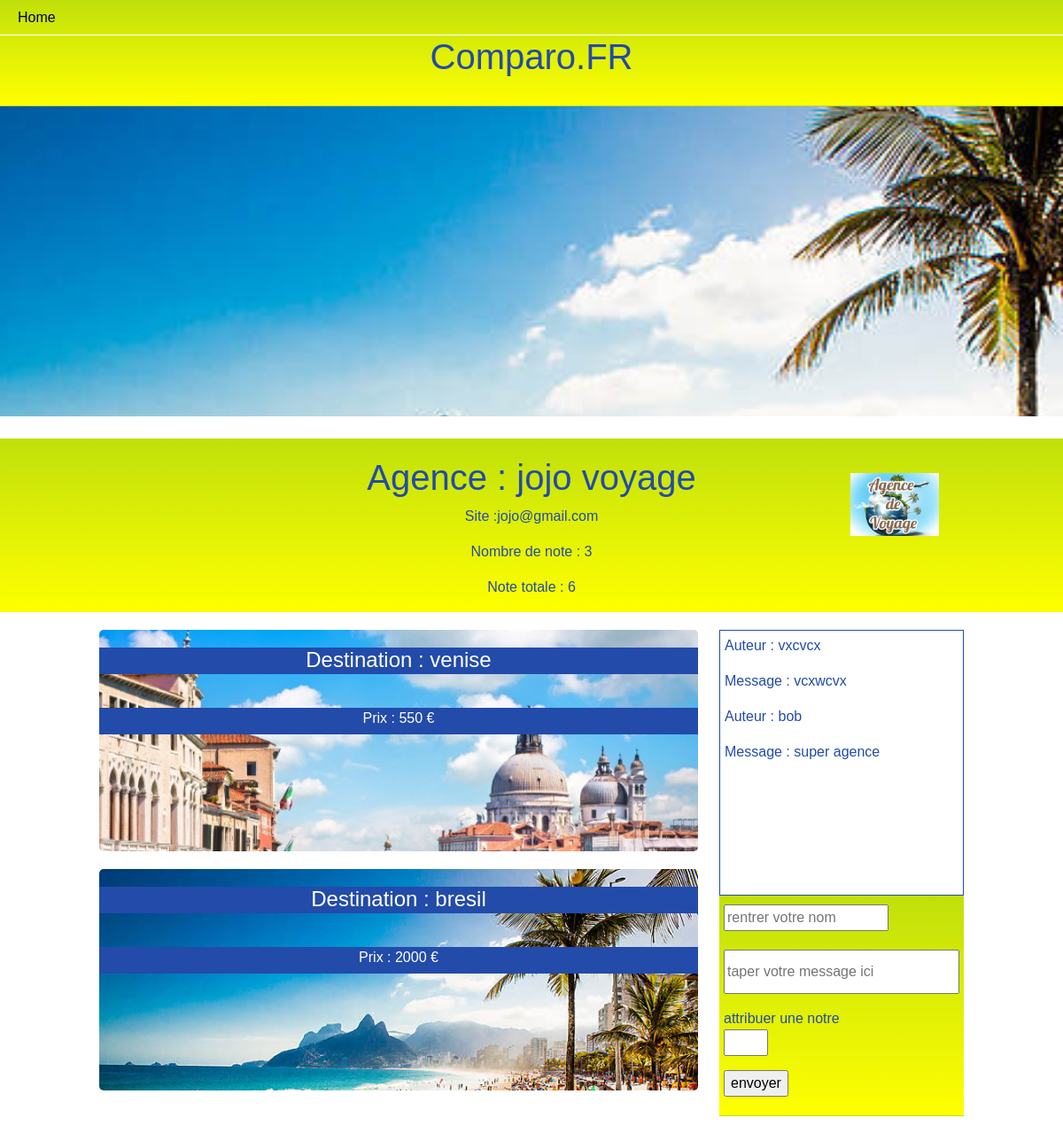
Page /tourop.php?id=2 on the committed database.
### tables this page shows
CREATE TABLE IF NOT EXISTS `tour_operator` (
  `id` int NOT NULL AUTO_INCREMENT,
  `name` varchar(255) NOT NULL,
  `link` varchar(255) NOT NULL,
  `grade_count` int NOT NULL DEFAULT '0',
  `grade_total` int NOT NULL DEFAULT '0',
  `is_premium` tinyint(1) NOT NULL DEFAULT '0',
  `image` varchar(255) DEFAULT NULL,
  PRIMARY KEY (`id`)
);

CREATE TABLE IF NOT EXISTS `destination` (
  `id` int NOT NULL AUTO_INCREMENT,
  `location` varchar(255) NOT NULL,
  `price` int NOT NULL,
  `tour_operator_id` int NOT NULL,
  `image` varchar(255) NOT NULL,
  PRIMARY KEY (`id`)
);

CREATE TABLE IF NOT EXISTS `review` (
  `id` int NOT NULL,
  `message` varchar(255) NOT NULL,
  `author` varchar(255) NOT NULL,
  `tour_operator_id` int NOT NULL
);

### repository/Manager.php (called while the page is built, shortened)
<?php
class Manager
{
    private PDO $db;
    public function setDb($db)
    {
        $this->db = $db;
        return $this;
    }
    public function getReviewsByTourOperatorId(int $tourOperatorId)
    {
        $sql = 'SELECT * FROM review WHERE tour_operator_id = :tour_operator_id';
        $stmt = $this->db->prepare($sql);
        $stmt->bindParam(':tour_operator_id', $tourOperatorId, PDO::PARAM_INT);
        $stmt->execute();
        $reviews = [];
        while ($row = $stmt->fetch(PDO::FETCH_ASSOC)) {
            $review = new Review($row);
            $reviews[] = $review;
        }
        return $reviews;
    }
    public function getTourOperatorById($operatorId)
    {
        $query = 'SELECT * FROM tour_operator WHERE id = :operatorId';
        $stmt = $this->db->prepare($query);
        $stmt->bindParam(':operatorId', $operatorId, PDO::PARAM_INT);
        $stmt->execute();
        $tourOperatorData = $stmt->fetch(PDO::FETCH_ASSOC);
        if ($tourOperatorData) {
            return new TourOperateur($tourOperatorData);
        } else {
            return null;
        }
    }
    public function getDestinationsByTourOperatorId($tourOperatorId)
    {
        $query = 'SELECT * FROM destination WHERE tour_operator_id  = :id';
        $stmt = $this->db->prepare($query);
        $stmt->bindParam(':id', $tourOperatorId, PDO::PARAM_STR);
        $stmt->execute();
        $destinationsData = $stmt->fetchAll(PDO::FETCH_ASSOC);
        $destinations = [];
        if ($destinationsData) {
            foreach ($destinationsData as $destinationData) {
                $destinations[] = new Destination($destinationData);
            }
            return $destinations;
        } else {
            return null;
        }
    }
}

### entity/TourOperateur.php (called while the page is built, shortened)
<?php
Class TourOperateur
{
    private int $id;
    private string $name;
    private string $link;
    private int $grade_count;
    private int $grade_total;
    private string $image;
    public function getId()
    {
        return $this->id;
    }
    public function setId($id)
    {
        $this->id = $id;
        return $this;
    }
    public function getName()
    {
        return $this->name;
    }
    public function setName($name)
    {
        $this->name = $name;
        return $this;
    }
    public function getLink()
    {
        return $this->link;
    }
    public function setLink($link)
    {
        $this->link = $link;
        return $this;
    }
    public function getGrade_count()
    {
        return $this->grade_count;
    }
    public function setGrade_count($grade_count)
    {
        $this->grade_count = $grade_count;
        return $this;
    }
    public function getGrade_total()
    {
        return $this->grade_total;
    }
    public function setGrade_total($grade_total)
    {
        $this->grade_total = $grade_total;
        return $this;
    }
    public function setIs_premium($is_premium)
    {
        return $this;
    }
    public function getImage()
    {
        return $this->image;
    }
    public function setImage($image)
    {
        $this->image = $image;
        return $this;
    }
}
?>

### entity/Destination.php (called while the page is built, shortened)
<?php
class Destination
{
    private $location;
    private $price;
    private $image;
    public function setId($id)
    {
        return $this;
    }
    public function getLocation()
    {
        return $this->location;
    }
    public function setLocation($location)
    {
        $this->location = $location;
        return $this;
    }
    public function getPrice()
    {
        return $this->price;
    }
    public function setPrice($price)
    {
        $this->price = $price;
        return $this;
    }
    public function setTour_operator_id($tour_operator_id)
    {
        return $this;
    }
    public function getImage()
    {
        return $this->image;
    }
    public function setImage($image)
    {
        $this->image = $image;
        return $this;
    }
}

### entity/Review.php (called while the page is built, shortened)
<?php
    class Review
    {
        private string $message;
        private string $author;
        public function setTour_operator_id($tour_operator_id)
        {
                return $this;
        }
        public function getAuthor()
        {
                return $this->author;
        }
        public function setAuthor($author)
        {
                $this->author = $author;
                return $this;
        }
        public function getMessage()
        {
                return $this->message;
        }
        public function setMessage($message)
        {
                $this->message = $message;
                return $this;
        }
        public function setId($id)
        {
                return $this;
        }
    }

### tourop.php (the view, shortened to what this page needs)
<?php
require_once("./utils/connexion.php");
$manager = new Manager($bdd);
if (isset($_GET['id']) && !empty($_GET['id'])) {
    $tourOperatorId = $_GET['id'];
} else {
}
$reviews = $manager->getReviewsByTourOperatorId($tourOperatorId);
$tourOperator = $manager->getTourOperatorById($tourOperatorId);
?>
<!DOCTYPE html>
<html lang="en">
<head>
    <link href="https://cdn.jsdelivr.net/npm/bootstrap@5.3.1/dist/css/bootstrap.min.css" rel="stylesheet">
    <link rel="stylesheet" href="css/tourop.css">
</head>
<body>
    <header>
        <nav class="navbar navbar-expand-lg">
            <div class="container-fluid">
                <div class="collapse navbar-collapse" id="navbarSupportedContent">
                    <ul class="navbar-nav me-auto mb-2 mb-lg-0">
                        <li class="nav-item">
                            <a class="nav-link active" aria-current="page" href="index.php">Home</a>
                        </li>
                    </ul>
                </div>
            </div>
        </nav>
        <h1>Comparo.FR</h1>
    </header>
    <section class="container-fluid">
        <div class="row d-flex justify-content-center">
            <div class="col-12 bg">
            </div>
        </div>
        <div class="row d-flex justify-content-center">
            <div class="col-12 text-center agence">
                <?php
                if ($tourOperator) {
                    $destinations = $manager->getDestinationsByTourOperatorId($tourOperator->getId());
                    echo '<h2>Agence : ' . $tourOperator->getName() . '</h2>';
                    echo '<p><a href"mailto:' . $tourOperator->getLink() . '"> Site :' . $tourOperator->getLink() . '</a></p>';
                    echo '<p> Nombre de note : ' . $tourOperator->getGrade_count() . '</p>';
                    echo '<p> Note totale : ' . $tourOperator->getGrade_total() . '</p>';
                    echo '<div class="logo" style="background:url(' . $tourOperator->getImage() . ')top center no-repeat; background-size:contain;"></div>';
                }
                ?>
            </div>
            <div class="col-12 col-md-7 mb-5 content">
                <?php foreach ($destinations as $destination) : ?>
                    <div class="destination" style="background:url('<?php echo $destination->getImage(); ?>')top center no-repeat; background-size:cover;">
                        <h4>Destination : <?php echo $destination->getLocation(); ?></h4>
                        <p>Prix : <?php echo $destination->getPrice(); ?> €</p>;
                    </div>
                <?php endforeach; ?>
            </div>
            <div class="col-12 col-md-3 messagerie">
                <div class="msg">
                    <?php foreach ($reviews as $review) : ?>
                        <p>Auteur : <?php echo $review->getAuthor(); ?></p>
                        <p>Message : <?php echo $review->getMessage(); ?></p>
                    <?php endforeach; ?>
                </div>
                <form method="post" action="">
                    <p>
                        <input type="text" name="author" placeholder="rentrer votre nom">
                    </p>
                    <p>
                        <input type="text" name="message" placeholder="taper votre message ici" id="mymsg">
                    </p>
                    <p>
                        <label>attribuer une notre</label><br />
                        <input type="number" name="grade_total" min="0" max="5">
                    </p>
                    <p>
                        <input type="submit" value="envoyer" />
                    </p>
                </form>
            </div>
        </div>
    </section>
</body>
</html>

### css/tourop.css (style rules this page uses)
* { font-family: Helvetica, sans-serif; }
body { margin: 0; padding: 0; min-height: 100vh; width: 100vw; overflow-x: hidden; }
.messagerie { margin-top: 20px; text-align: left; }
.msg { position: relative; height: 300px; padding: 5px; border: 1px solid rgb(34, 75, 170); color: rgb(34, 75, 170); overflow-y: auto; }
header { position: fixed; width: 100%; height: 120px; top: 0; left: 0; background: linear-gradient(#c0e00b, yellow); border-bottom: 1px solid #c0e00b; z-index: 100; }
nav { height: 40px; border-bottom: 1px solid white; }
h1 { position: fixed; width: 100%; top: 40px; color: rgb(34, 75, 170); text-align: center; }
.bg { height: 350px; margin-top: 120px; margin-bottom: 25px; background: url('../images/rio.jpg')top center fixed no-repeat; background-size: cover; }
h2 { font-size: 40px; margin-top: 20px; color: white; }
.destination { height: 250px; margin-top: 20px; border-radius: 5px; }
h4 { position: relative; top: 20px; height: 30px; text-align: center; background: rgb(34, 75, 170); color: white; }
.destination p { position: relative; height: 30px; top: 50px; text-align: center; background: rgb(34, 75, 170); color: white; }
form { position: relative; width: 100%; background: linear-gradient(#c0e00b, yellow); border-bottom: 1px solid #c0e00b; padding: 5px; color: rgb(34, 75, 170); }
input[type=text] { margin-top: 5px; }
input[type=number] { width: 50px; }
#mymsg { width: 100%; height: 50px; }
.agence { position: relative; background: linear-gradient(#c0e00b, yellow); }
h2 { font-size: 40px; margin-top: 20px; color: rgb(34, 75, 170); }
.agence p { color: rgb(34, 75, 170); }
.logo { position: absolute; height: 100px; width: 100px; top: 20%; left: 80%; z-index: 100; }

### rows in the picture
tour_operator: name "jojo voyage", link "jojo@gmail.com", grade_count "3", grade_total "6", image (picture)
destination: image (picture), location "venise", price "550"
destination: image (picture), location "bresil", price "2000"
review: author "vxcvcx", message "vcxwcvx"
review: author "bob", message "super agence"
